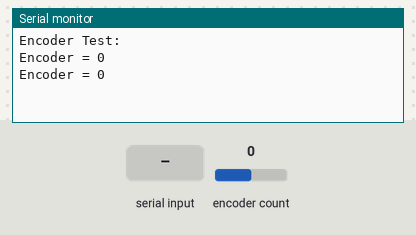
This sketch was run on a simulated Arduino Uno, built with avr-gcc and run on an emulated ATmega328P. On the bench: the last lines printed to the serial monitor. The inputs (shaded band) are chosen by the test bench; at power-on: encoder count 0.

Above: at 1.2 s.
1.3 s: "1" received over Serial
At 2.8 s:
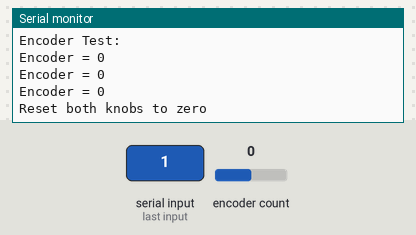
3.5 s: encoder count set to 1
At 4.5 s:
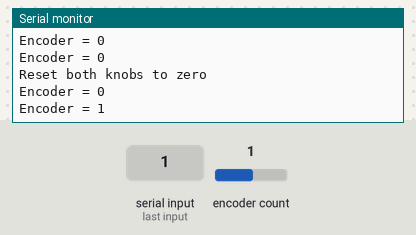
5.0 s: encoder count set to 2
At 5.8 s:
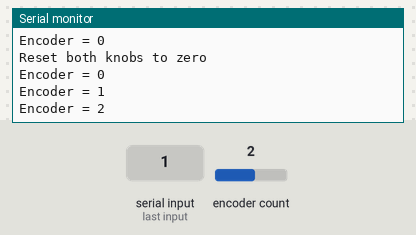
Timing chart, 0 to 8.0 s (numbered marks = the images above; inputs shaded):
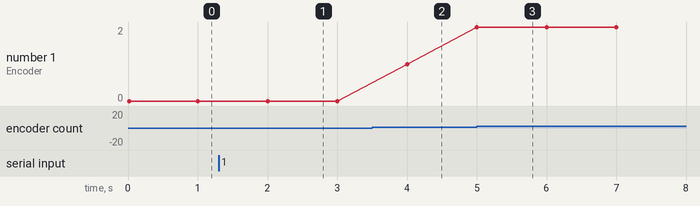

The sketch:

Encoder.ino
```cpp
#include <Encoder.h>

Encoder enc(2,3);

void setup() {
  Serial.begin(9600);
  Serial.println("Encoder Test:");
}

long encposition  = -999;
int pos;

void loop() {
  long encpos;
  encpos = enc.read();
  pos = encpos/4;
  Serial.print("Encoder = ");
  Serial.print(pos);
  Serial.println();
  encposition = pos;
  if (Serial.available()) {
    Serial.read();
    Serial.println("Reset both knobs to zero");
    enc.write(0);
  }
  delay(1000);
}
```

Measured:
- after the input at 1.3 s, the serial monitor: prints a new line after 0.71 s (image 1)
- after the input at 3.5 s, the serial monitor: prints a new line after 0.50 s (image 2)
- after the input at 5.0 s, the serial monitor: prints a new line at once (image 3)
- plotted number 1: 0 → 1 after the input at 3.5 s, 1 → 2 after the input at 5.0 s
